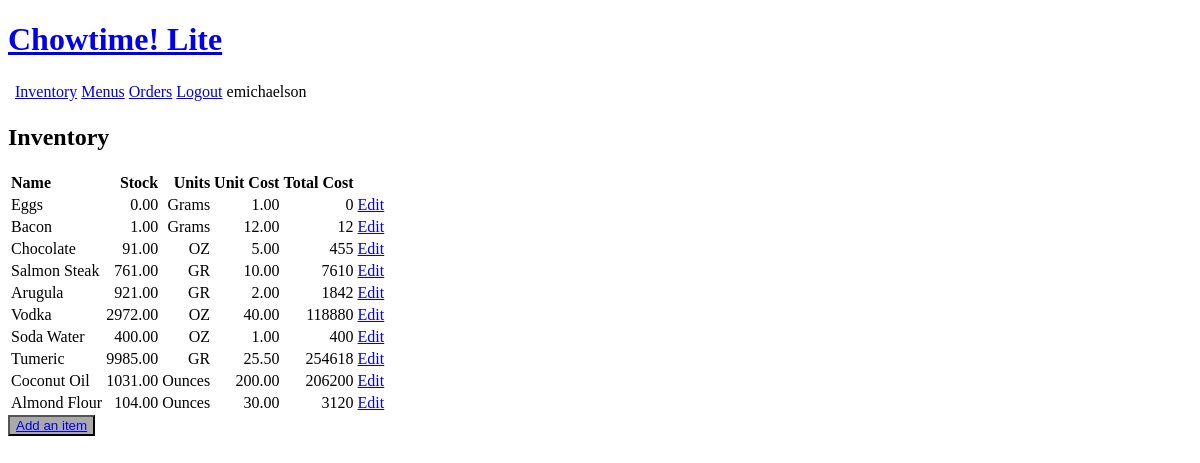
The app's page /inventory/ (signed in), older data.
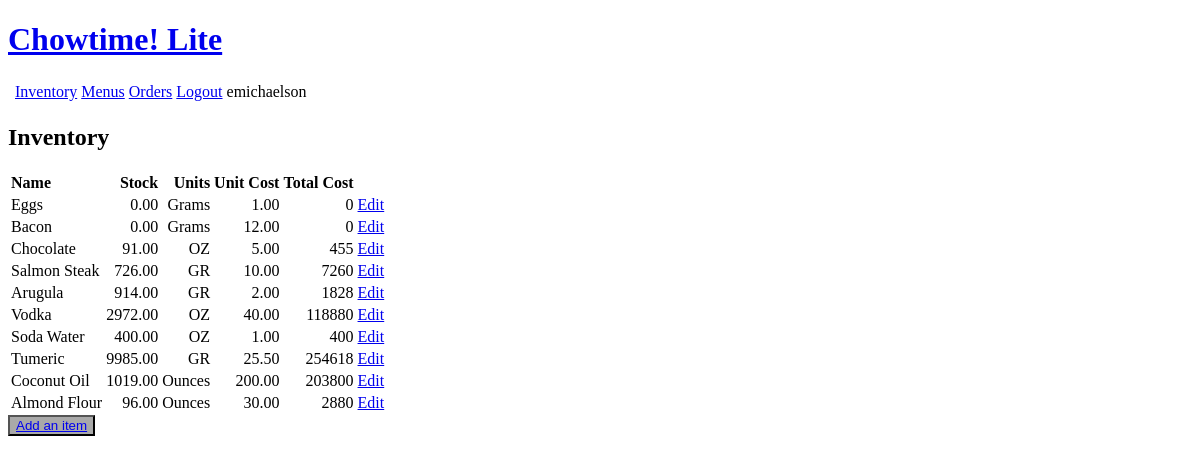
The same page, newer data.
### inventory/models.py (models this page shows, shortened)
class Ingredient(models.Model):
    GRAM = 'Grams'
    OUNCE = 'Ounces'
    PIECE = 'Pieces'
    UNIT_CHOICES = [
        ('Grams', 'Grams'),
        ('Ounces', 'Ounces'),
        ('Pieces', 'Pieces')
    ]
    name = models.CharField(max_length=200)
    unitType = models.CharField(max_length=200, choices=UNIT_CHOICES, default=PIECE)
    unitCost = models.DecimalField(max_digits=10, decimal_places=2)
    inventoryQuantity = models.DecimalField(max_digits=10, decimal_places=2)
    def totalCost(self):
        result = self.inventoryQuantity * self.unitCost
        return "{:.0f}".format(result)

### inventory/views.py (the view)
# urls.py: path('inventory/', views.InventoryList, name='inventorylist'),
@login_required(login_url='login')
def InventoryList(request):
    inventory = Ingredient.objects.all()
    context = {'inventory': inventory}
    return render(request, 'inventory/inventoryList.html', context)

### inventory/templates/inventory/inventoryList.html
{% extends 'inventory/header.html' %}
{% block content %}
<h2>Inventory</h2>
<div>
    {% if inventory != '' %}
        <table>
            <thead>
                <th style="text-align: left">Name</th>
                <th style="text-align: right">Stock</th>
                <th style="text-align: right">Units</th>
                <th style="text-align: right">Unit Cost</th>
                <th style="text-align: right">Total Cost</th>
            </thead>
            <tbody>
            {% for item in inventory %}
                <tr>
                    <td style="text-align: left">{{ item.name }}</td>
                    <td style="text-align: right">{{ item.inventoryQuantity }}</td>
                    <td style="text-align: right">{{ item.unitType }}</td>
                    <td style="text-align: right">{{ item.unitCost }}</td>
                    <td style="text-align: right">{{ item.totalCost }}</td>
                    <td style="text-align: right"><a href="{% url 'inventoryupdate' item.id %}">Edit</a></td>
                </tr>
            {% endfor %}
            </tbody>
        </table>
    {% endif %}
    <button style="background-color: darkgrey;" type="button"><a href="{% url 'inventorycreate' %}">Add an item</a></button>
</div>
{% endblock %}

### inventory/templates/inventory/header.html (shortened to what this page needs)
<!DOCTYPE html>
<html>
    <head>
        <h1><a href="{% url 'home' %}">Chowtime! Lite</a></h1>
        <div>
            <table>
                <th>
                    <td><a href="{% url 'inventorylist' %}">Inventory</a></td>
                    <td><a href="{% url 'menulist' %}">Menus</a></td>
                    <td><a href="{% url 'orderlist' %}">Orders</a></td>
                    <td><a href="{% url 'logout' %}">Logout</a> {{ request.user }}</td>
                </th>
            </table>
        </div>
    </head>
    <body>
        {% block content %}
        {% endblock %}
    </body>
</html>

Row changes from the older to the newer data that the page shows:
changed Ingredient "Bacon": inventoryQuantity "1.00" → "0.00"; totalCost "12" → "0"
changed Ingredient "Salmon Steak": inventoryQuantity "761.00" → "726.00"; totalCost "7610" → "7260"
changed Ingredient "Arugula": inventoryQuantity "921.00" → "914.00"; totalCost "1842" → "1828"
changed Ingredient "Coconut Oil": inventoryQuantity "1031.00" → "1019.00"; totalCost "206200" → "203800"
changed Ingredient "Almond Flour": inventoryQuantity "104.00" → "96.00"; totalCost "3120" → "2880"
